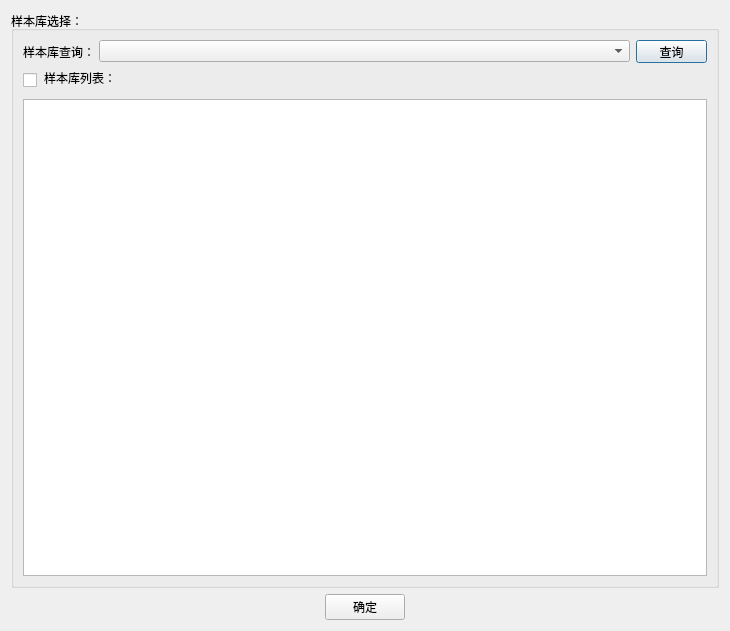
<?xml version="1.0" encoding="UTF-8"?>
<ui version="4.0">
 <class>Dialog</class>
 <widget class="QDialog" name="Dialog">
  <property name="geometry">
   <rect>
    <x>0</x>
    <y>0</y>
    <width>730</width>
    <height>631</height>
   </rect>
  </property>
  <property name="minimumSize">
   <size>
    <width>0</width>
    <height>0</height>
   </size>
  </property>
  <property name="maximumSize">
   <size>
    <width>16777215</width>
    <height>16777215</height>
   </size>
  </property>
  <property name="windowTitle">
   <string>删除样本库</string>
  </property>
  <layout class="QGridLayout" name="gridLayout_3">
   <item row="0" column="0">
    <layout class="QHBoxLayout" name="horizontalLayout_1">
     <item>
      <layout class="QVBoxLayout" name="verticalLayoutMain">
       <property name="sizeConstraint">
        <enum>QLayout::SetDefaultConstraint</enum>
       </property>
       <item>
        <widget class="QGroupBox" name="groupBox_SelectSample">
         <property name="title">
          <string>样本库选择：</string>
         </property>
         <layout class="QHBoxLayout" name="horizontalLayout_openImage">
          <property name="spacing">
           <number>6</number>
          </property>
          <property name="sizeConstraint">
           <enum>QLayout::SetDefaultConstraint</enum>
          </property>
          <property name="leftMargin">
           <number>9</number>
          </property>
          <property name="topMargin">
           <number>9</number>
          </property>
          <property name="rightMargin">
           <number>9</number>
          </property>
          <property name="bottomMargin">
           <number>9</number>
          </property>
          <item>
           <layout class="QVBoxLayout" name="verticalLayout_4">
            <item>
             <layout class="QHBoxLayout" name="horizontalLayout">
              <property name="sizeConstraint">
               <enum>QLayout::SetDefaultConstraint</enum>
              </property>
              <item>
               <widget class="QLabel" name="label">
                <property name="maximumSize">
                 <size>
                  <width>70</width>
                  <height>16777215</height>
                 </size>
                </property>
                <property name="text">
                 <string>样本库查询：</string>
                </property>
               </widget>
              </item>
              <item>
               <widget class="QComboBox" name="comboBox_sampleClass">
                <property name="enabled">
                 <bool>true</bool>
                </property>
                <property name="minimumSize">
                 <size>
                  <width>0</width>
                  <height>0</height>
                 </size>
                </property>
                <property name="maximumSize">
                 <size>
                  <width>16777215</width>
                  <height>16777215</height>
                 </size>
                </property>
                <property name="editable">
                 <bool>false</bool>
                </property>
               </widget>
              </item>
              <item>
               <widget class="QPushButton" name="pushButton_QuerySample">
                <property name="minimumSize">
                 <size>
                  <width>71</width>
                  <height>23</height>
                 </size>
                </property>
                <property name="maximumSize">
                 <size>
                  <width>71</width>
                  <height>23</height>
                 </size>
                </property>
                <property name="text">
                 <string>查询</string>
                </property>
               </widget>
              </item>
             </layout>
            </item>
            <item>
             <layout class="QVBoxLayout" name="verticalLayout_2">
              <item>
               <layout class="QHBoxLayout" name="horizontalLayout_2">
                <property name="bottomMargin">
                 <number>6</number>
                </property>
                <item>
                 <widget class="QCheckBox" name="checkBox">
                  <property name="minimumSize">
                   <size>
                    <width>15</width>
                    <height>15</height>
                   </size>
                  </property>
                  <property name="maximumSize">
                   <size>
                    <width>10</width>
                    <height>10</height>
                   </size>
                  </property>
                  <property name="toolTip">
                   <string>全选</string>
                  </property>
                  <property name="layoutDirection">
                   <enum>Qt::LeftToRight</enum>
                  </property>
                  <property name="text">
                   <string/>
                  </property>
                 </widget>
                </item>
                <item>
                 <widget class="QLabel" name="label_7">
                  <property name="minimumSize">
                   <size>
                    <width>0</width>
                    <height>0</height>
                   </size>
                  </property>
                  <property name="text">
                   <string>样本库列表：</string>
                  </property>
                 </widget>
                </item>
               </layout>
              </item>
              <item>
               <widget class="QTableView" name="tableView_sampleList">
                <property name="layoutDirection">
                 <enum>Qt::LeftToRight</enum>
                </property>
                <attribute name="horizontalHeaderCascadingSectionResizes">
                 <bool>false</bool>
                </attribute>
               </widget>
              </item>
             </layout>
            </item>
           </layout>
          </item>
         </layout>
        </widget>
       </item>
       <item>
        <layout class="QVBoxLayout" name="verticalLayout">
         <item alignment="Qt::AlignHCenter">
          <widget class="QPushButton" name="pushButton_accept">
           <property name="text">
            <string>确定</string>
           </property>
          </widget>
         </item>
        </layout>
       </item>
      </layout>
     </item>
    </layout>
   </item>
  </layout>
 </widget>
 <resources/>
 <connections>
  <connection>
   <sender>pushButton_accept</sender>
   <signal>clicked()</signal>
   <receiver>Dialog</receiver>
   <slot>accept()</slot>
   <hints>
    <hint type="sourcelabel">
     <x>238</x>
     <y>233</y>
    </hint>
    <hint type="destinationlabel">
     <x>238</x>
     <y>127</y>
    </hint>
   </hints>
  </connection>
 </connections>
</ui>
